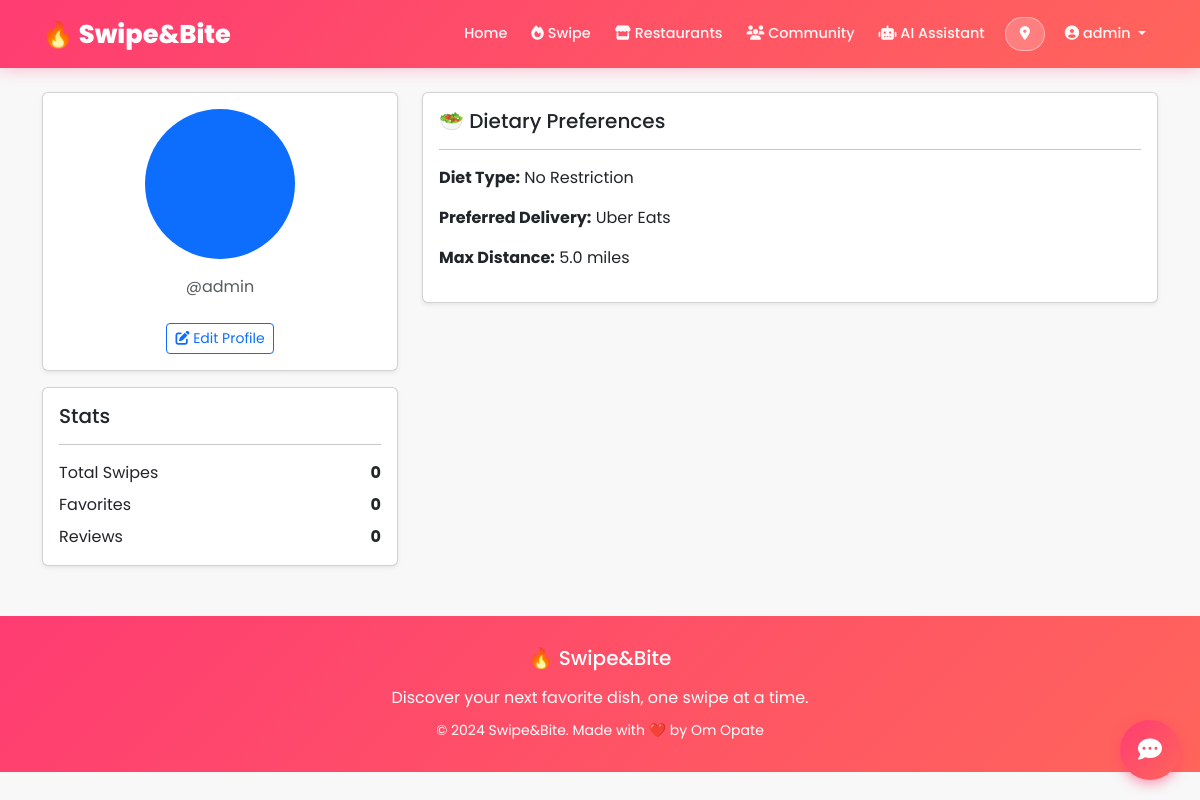
/accounts/profile/ (signed in), run on the app's committed database.
### accounts/models.py (models this page shows, shortened)
class UserProfile(models.Model):
    DIET_CHOICES = [
        ('none', 'No Restriction'),
        ('vegetarian', 'Vegetarian'),
        ('vegan', 'Vegan'),
        ('pescatarian', 'Pescatarian'),
        ('keto', 'Keto'),
        ('paleo', 'Paleo'),
        ('halal', 'Halal'),
        ('kosher', 'Kosher'),
    ]
    DELIVERY_CHOICES = [
        ('ubereats', 'Uber Eats'),
        ('doordash', 'DoorDash'),
        ('grubhub', 'Grubhub'),
    ]
    user = models.OneToOneField(User, on_delete=models.CASCADE, related_name='profile')
    city = models.CharField(max_length=100, blank=True)
    bio = models.TextField(max_length=500, blank=True)
    profile_picture = models.ImageField(upload_to='profile_pics/', blank=True, null=True)
    diet_type = models.CharField(max_length=20, choices=DIET_CHOICES, default='none')
    allergies = models.TextField(
        blank=True,
        help_text="Comma-separated list of allergies (e.g., peanuts, shellfish, dairy)"
    )
    favorite_cuisines = models.TextField(
        blank=True,
        help_text="Comma-separated list of favorite cuisines (e.g., Italian, Mexican, Chinese)"
    )
    daily_calorie_goal = models.IntegerField(null=True, blank=True)
    protein_goal = models.IntegerField(null=True, blank=True, help_text="grams")
    carbs_goal = models.IntegerField(null=True, blank=True, help_text="grams")
    fat_goal = models.IntegerField(null=True, blank=True, help_text="grams")
    preferred_delivery_app = models.CharField(
        max_length=20,
        choices=DELIVERY_CHOICES,
        default='ubereats'
    )
    max_distance_miles = models.FloatField(default=5.0, help_text="Maximum distance for restaurants")
    created_at = models.DateTimeField(auto_now_add=True)
    updated_at = models.DateTimeField(auto_now=True)
    class Meta:
        verbose_name = "User Profile"
        verbose_name_plural = "User Profiles"

### accounts/views.py (the view)
# urls.py: path('profile/', views.profile_view, name='profile'),
@login_required
def profile_view(request):
    profile = request.user.profile
    context = {
        'profile': profile,
        'user': request.user,
    }
    return render(request, 'accounts/profile.html', context)

### dishes/context_processors.py (called while the page is built)
def user_location(request):
    location = request.session.get('user_location')
    return {
        'user_location': location
    }

### templates/accounts/profile.html (shortened to what this page needs)
{% extends 'base.html' %}
{% load static %}
{% block content %}
<div class="container mt-4">
    <div class="row">
        <div class="col-md-4">
            <div class="card shadow-sm">
                <div class="card-body text-center">
                    {% if profile.profile_picture %}
                        <img src="{{ profile.profile_picture.url }}" alt="Profile Picture" class="rounded-circle mb-3" style="width: 150px; height: 150px; object-fit: cover;">
                    {% else %}
                        <div class="rounded-circle bg-primary text-white d-flex align-items-center justify-content-center mx-auto mb-3" style="width: 150px; height: 150px; font-size: 48px;">
                        </div>
                    {% endif %}
                    <p class="text-muted">@{{ user.username }}</p>
                    <a href="{% url 'accounts:profile_edit' %}" class="btn btn-outline-primary btn-sm mt-2">
                        <i class="fas fa-edit"></i> Edit Profile
                    </a>
                </div>
            </div>
            <div class="card shadow-sm mt-3">
                <div class="card-body">
                    <h5 class="card-title">Stats</h5>
                    <hr>
                    <div class="d-flex justify-content-between mb-2">
                        <span>Total Swipes</span>
                        <strong>{{ total_swipes|default:0 }}</strong>
                    </div>
                    <div class="d-flex justify-content-between mb-2">
                        <span>Favorites</span>
                        <strong>{{ favorites_count|default:0 }}</strong>
                    </div>
                    <div class="d-flex justify-content-between">
                        <span>Reviews</span>
                        <strong>{{ reviews_count|default:0 }}</strong>
                    </div>
                </div>
            </div>
        </div>
        <div class="col-md-8">
            <div class="card shadow-sm mb-3">
                <div class="card-body">
                    <h5 class="card-title">🥗 Dietary Preferences</h5>
                    <hr>
                    <div class="row">
                        <div class="col-md-6">
                            <p><strong>Diet Type:</strong> {{ profile.get_diet_type_display }}</p>
                            <p><strong>Preferred Delivery:</strong> {{ profile.get_preferred_delivery_app_display }}</p>
                            <p><strong>Max Distance:</strong> {{ profile.max_distance_miles }} miles</p>
                        </div>
                        <div class="col-md-6">
                        </div>
                    </div>
                </div>
            </div>
        </div>
    </div>
</div>
{% endblock %}

### templates/base.html (shortened to what this page needs)
<!DOCTYPE html>
<html lang="en">
<head>
    {% load static %}
    <link href="https://cdn.jsdelivr.net/npm/bootstrap@5.3.0/dist/css/bootstrap.min.css" rel="stylesheet">
    <link rel="stylesheet" href="https://cdnjs.cloudflare.com/ajax/libs/font-awesome/6.4.0/css/all.min.css">
    <link rel="stylesheet" href="{% static 'css/swipe&bite.css' %}">
</head>
<body>
    <nav class="navbar navbar-expand-lg navbar-dark">
        <div class="container">
            <a class="navbar-brand" href="{% url 'home' %}">🔥 Swipe&Bite</a>
            <div class="collapse navbar-collapse" id="navbarNav">
                <ul class="navbar-nav ms-auto align-items-center">
                    <li class="nav-item">
                        <a class="nav-link" href="{% url 'home' %}">Home</a>
                    </li>
                    {% if user.is_authenticated %}
                        <li class="nav-item">
                            <a class="nav-link" href="{% url 'swipes:swipe_feed' %}">
                                <i class="fas fa-fire"></i> Swipe
                            </a>
                        </li>
                    {% endif %}
                    <li class="nav-item">
                        <a class="nav-link" href="{% url 'dishes:restaurant_list' %}">
                            <i class="fas fa-store"></i> Restaurants
                        </a>
                    </li>
                    <li class="nav-item">
                        <a class="nav-link" href="{% url 'community:community_home' %}">
                            <i class="fas fa-users"></i> Community
                        </a>
                    </li>
                    <li class="nav-item">
                        <a class="nav-link" href="{% url 'recommender:recommender_home' %}">
                            <i class="fas fa-robot"></i> AI Assistant
                        </a>
                    </li>
                    <li class="nav-item ms-2">
                        <button class="location-btn" data-bs-toggle="modal" data-bs-target="#locationModal">
                            <i class="fas fa-map-marker-alt"></i>
                        </button>
                    </li>
                    {% if user.is_authenticated %}
                        <li class="nav-item dropdown ms-2">
                            <a class="nav-link dropdown-toggle" href="#" role="button" data-bs-toggle="dropdown">
                                <i class="fas fa-user-circle"></i> {{ user.username }}
                            </a>
                        </li>
                    {% else %}
                        <li class="nav-item ms-2">
                            <a class="btn btn-outline-light btn-sm" href="{% url 'accounts:login' %}">Login</a>
                        </li>
                    {% endif %}
                </ul>
            </div>
        </div>
    </nav>
    <div id="chatbotWidget">
        <button id="chatbotToggle" onclick="toggleChatbot()">
            <i class="fas fa-comment-dots"></i>
        </button>
    </div>
    <div class="content-wrapper">
        {% block content %}{% endblock %}
    </div>
    <footer class="text-center">
        <div class="container">
            <h5 class="mb-3">🔥 Swipe&Bite</h5>
            <p class="mb-2">Discover your next favorite dish, one swipe at a time.</p>
            <small>&copy; 2024 Swipe&Bite. Made with ❤️ by Om Opate</small>
        </div>
    </footer>
</body>
</html>

### templates/base.html (style rules this page uses)
:root { --tinder-primary: #FE3C72; --tinder-secondary: #FF6B6B; --tinder-gradient: linear-gradient(135deg, #FE3C72 0%, #FF655B 100%); --tinder-dark: #21262E; --tinder-light: #F8F8F8; }
body { font-family: 'Poppins', sans-serif; background: var(--tinder-light); min-height: 100vh; }
.navbar { background: var(--tinder-gradient) !important; box-shadow: 0 2px 15px rgba(254, 60, 114, 0.3); padding: 10px 0; }
.navbar-brand { font-weight: 800; font-size: 1.6rem; color: white !important; }
.nav-link { color: rgba(255,255,255,0.95) !important; font-weight: 500; transition: all 0.3s; padding: 6px 12px !important; border-radius: 20px; font-size: 0.9rem; }
.location-btn { background: rgba(255, 255, 255, 0.2); border: 1px solid rgba(255, 255, 255, 0.4); color: white; padding: 6px 14px; border-radius: 20px; font-size: 0.85rem; font-weight: 500; transition: all 0.3s; }
#chatbotWidget { position: fixed; bottom: 20px; right: 20px; z-index: 1000; }
#chatbotToggle { width: 60px; height: 60px; border-radius: 50%; background: var(--tinder-gradient); border: none; color: white; font-size: 24px; box-shadow: 0 4px 12px rgba(254, 60, 114, 0.5); cursor: pointer; transition: all 0.3s; }
footer { background: var(--tinder-gradient); color: white; padding: 30px 0; margin-top: 50px; }

### data on the page
UserProfile: diet_type "No Restriction", preferred_delivery_app "Uber Eats", max_distance_miles "5.0"

### other printed values
{{ user.username }} "admin"
{{ total_swipes|default:0 }} "0"
{{ favorites_count|default:0 }} "0"
{{ reviews_count|default:0 }} "0"
